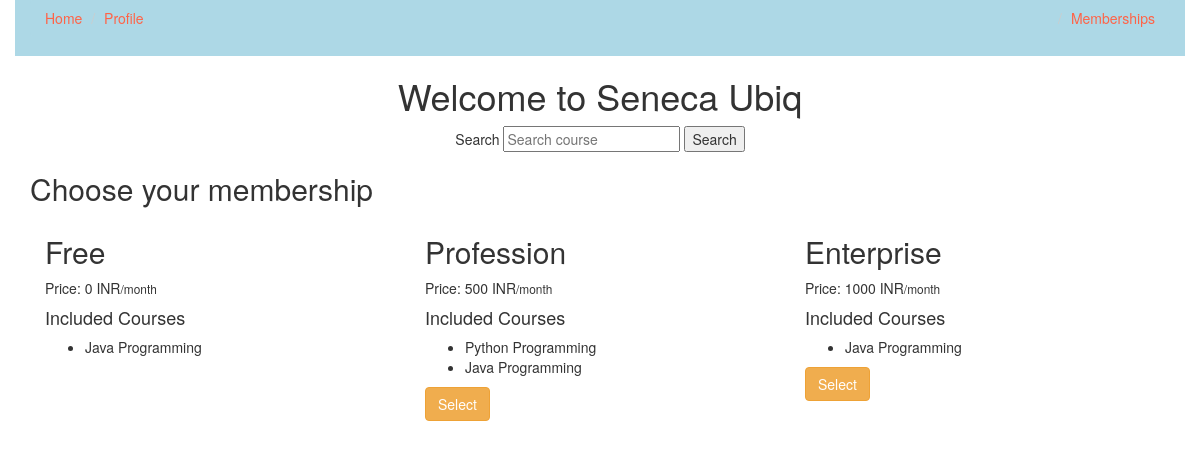
Page /memberships/ (signed in) on the earlier database version.
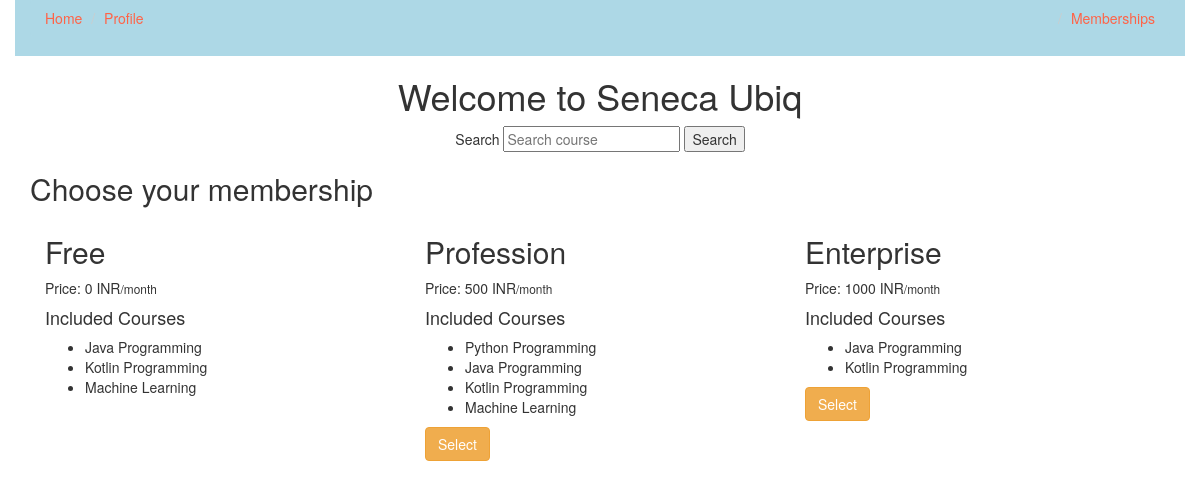
Same page on the later database version.
### memberships/models.py (models this page shows)
class Membership(models.Model):
    slug = models.SlugField()
    membership_type = models.CharField(
        choices=MEMBERSHIP_CHOICES,
        max_length=30,
        default='Free',
        )
    price = models.IntegerField(default=1000)
    stripe_plan_id = models.CharField(max_length=40)
    def __str__(self):
        return self.membership_type

### courses/models.py (models this page shows, shortened)
class Course(models.Model):
    slug = models.SlugField()
    title = models.CharField(max_length=120)
    description = models.TextField()
    allowed_memberships = models.ManyToManyField(Membership)
    imageslot = models.ImageField(default='')

### memberships/views.py (the view, shortened to what this page needs)
# urls.py: path('',MembershipSelectView.as_view(),name='select'),
class MembershipSelectView(ListView):
    model = Membership
    def get_context_data(self, *args, **kwargs):
        context = super().get_context_data(**kwargs)
        current_membership = get_user_membership(self.request)
        context['current_membership'] = str(current_membership.membership)
        return context

### memberships/views.py (called while the page is built)
def get_user_membership(request):
    user_membership_qs = UserMembership.objects.filter(user=request.user)
    if user_membership_qs.exists():
        return user_membership_qs.first()
    return None

### memberships/templates/memberships/membership_list.html (shortened to what this page needs)
{% extends 'courses/base.html' %}
{% block content %}
<div class="container">
    <h2 >Choose your membership</h2>
    <div class="col">
        {% for object in object_list %}
            <p> <div class="col-sm-4 col-md-4">
                <h2>{{ object.membership_type }}</h3>
                <p>Price: {{ object.price }} INR<small>/month</small></p>
                <h4>Included Courses</h4>
                <ul>
                    {% for course in object.course_set.all %}
                        <li>{{ course.title }}</li>
                    {% endfor %}
                </ul>
                {% if object.membership_type != 'Free' %}
                <form method="POST" action="{% url 'memberships:select' %}">
                    {% if object.membership_type != current_membership %}
                        <button class="btn btn-warning">Select</button>
                    {% else %}
                        <small>This is your current membership</small>
                    {% endif %}
                </form>
                {% endif %}
            </div></p>
        {% endfor %}
    </div>
</div>
{% endblock content %}

Differences in the rows shown:
added Course: title "Kotlin Programming"
added Course: title "Machine Learning"
